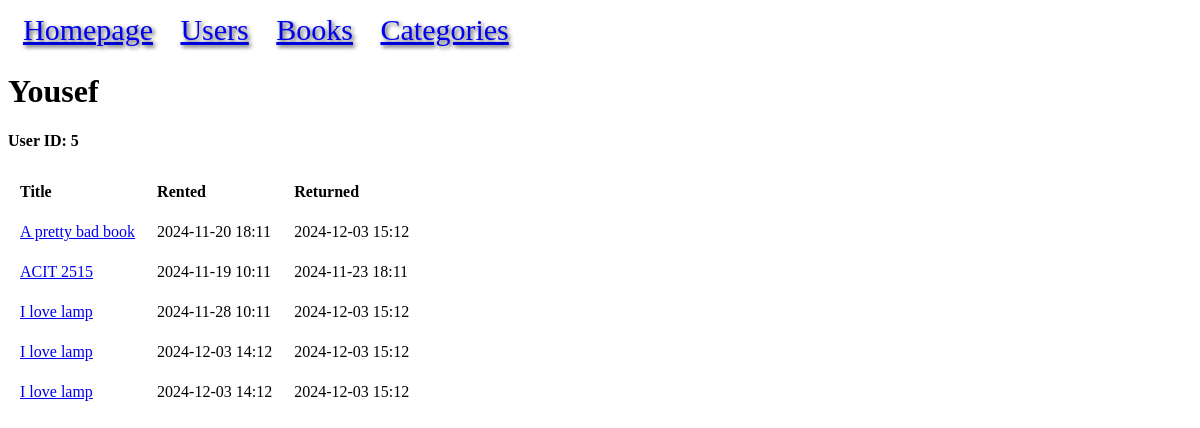
/user/5, run on the app's committed database.
### models.py (models this page shows, shortened)
class User(db.Model):
    id = mapped_column(Integer, primary_key=True, autoincrement=True)
    name = mapped_column(String)
    rented = relationship("BookRental", back_populates="user")

class BookRental(db.Model):
    id = mapped_column(Integer, primary_key=True)
    user_id = mapped_column(Integer, ForeignKey("user.id"))
    book_id = mapped_column(Integer, ForeignKey("book.id"))
    rented = mapped_column(DateTime(timezone=True), nullable=False)
    returned = mapped_column(DateTime(timezone=True), nullable=True)
    user = relationship("User", back_populates="rented")
    book = relationship("Book", back_populates="rentals")

class Book(db.Model):
    id = mapped_column(Integer, primary_key=True, autoincrement=True)
    title = mapped_column(String)
    price = mapped_column(DECIMAL(10, 2))
    available = mapped_column(Integer, default=0)
    rating = mapped_column(Integer)
    upc = mapped_column(String, unique=True)
    url = mapped_column(String)
    category_id = mapped_column(Integer, ForeignKey("category.id"))
    category = relationship("Category", back_populates="books")
    rentals = relationship("BookRental", back_populates="book")

### app.py (the view)
@app.route("/user/<int:id>")
def user(id):
    statement = db.select(User).where(User.id == id)
    result = db.session.execute(statement).scalar()
    if not result:
        return f"USER ID:{id} NOT FOUND!", 404
    return render_template("user.html", result=result)

### templates/user.html
{% extends "base.html" %}
{% block content %}
<h1>{{ result.name }}</h1>
<h4>User ID: {{ result.id }}</h4>
<table>
<tr>
    <th>Title</th>
    <th>Rented</th>
    <th>Returned</th>
</tr>
{% for rental in result.rented %}
<tr>
<td><a href="{{ url_for('book', id=rental.book.id) }}">{{ rental.book.title }}</a></td>
<td>{{ rental.rented.strftime("%Y-%m-%d %H:%m") }}</td>
<td>{% if rental.returned %}{{ rental.returned.strftime("%Y-%m-%d %H:%m") }}
{% endif %}</td>
</tr>
{% endfor %}
</table>
{% endblock %}

### static/style.css (style rules this page uses)
th, td { padding:10px; }
tr { text-align: left; }
th { text-align: left; }
td { text-align: left; }

### data on the page
User: name "Yousef", id "5"
BookRental: book "A pretty bad book", rented "2024-11-20 18:11", returned "2024-12-03 15:12"
BookRental: book "ACIT 2515", rented "2024-11-19 10:11", returned "2024-11-23 18:11"
BookRental: book "I love lamp", rented "2024-11-28 10:11", returned "2024-12-03 15:12"
BookRental: book "I love lamp", rented "2024-12-03 14:12", returned "2024-12-03 15:12"
BookRental: book "I love lamp", rented "2024-12-03 14:12", returned "2024-12-03 15:12"
